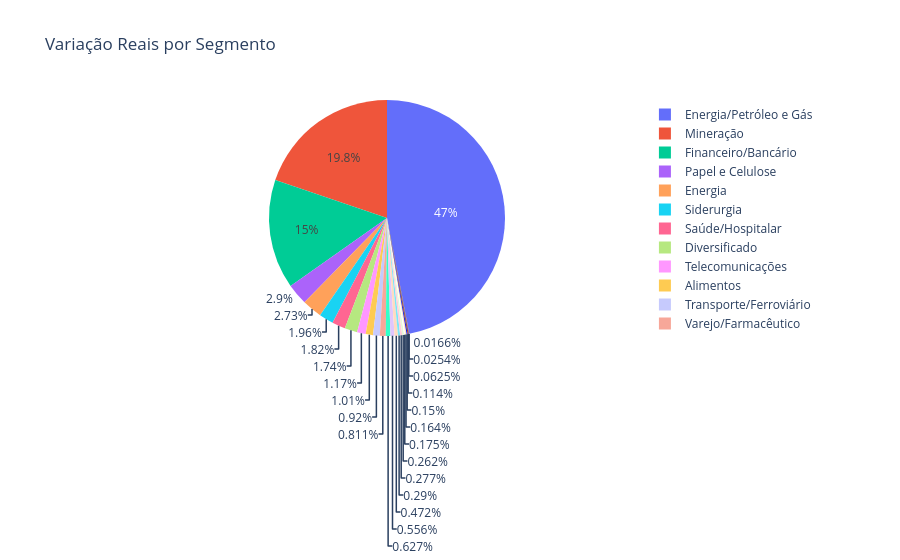

Notebook code for this chart:
### Code cell
fig = px.pie(df_analise_segmento, names='Segmento', values='Variacao_rs', title='Variação Reais por Segmento')
fig.show()

# Versão estática para aparecer no GitHub (o Plotly interativo continua acima).
import matplotlib.pyplot as plt
fig_estatica, ax = plt.subplots(figsize=(10, 7))
valores = df_analise_segmento['Variacao_rs']
rotulos = df_analise_segmento['Segmento'].astype(str)
ax.pie(valores, labels=None, autopct='%1.1f%%', startangle=90)
ax.legend(rotulos, title='Segmento', loc='center left', bbox_to_anchor=(1, 0.5), fontsize=8)
ax.set_title('Variação reais por segmento')
fig_estatica.tight_layout()
plt.show()

### Figure 1 — Plotly figure (JSON) as saved in the notebook; plotly's stock layout.template omitted (floating-point values rounded to 4 significant figures)
{"data": [{"domain": {"x": [0, 1], "y": [0, 1]}, "hovertemplate": "Segmento=%{label}<br>Variacao_rs=%{value}<extra></extra>", "labels": ["Alimentos", "Alimentos/Agronegócio", "Construção/Imobiliário", "Diversificado", "Educação", "Energia", "Energia/Agronegócio", "Energia/Petróleo e Gás", "Financeiro/Bancário", "Financeiro/Pagamentos Eletrônicos", "Imobiliário", "Logística/Transporte", "Mineração", "Moda/Calçados", "Papel e Celulose", "Química", "Saúde/Hospitalar", "Siderurgia", "Tecnologia/Internet", "Telecomunicações", "Transporte/Aéreo", "Transporte/Ferroviário", "Varejo/Alimentos", "Varejo/E-Commerce", "Varejo/Farmacêutico"], "legendgroup": "", "name": "", "showlegend": true, "type": "pie", "values": [251300000.0, 156600000.0, 37530000.0, 434200000.0, 72300000.0, 682300000.0, 138800000.0, 11730000000.0, 3741000000.0, 43660000.0, 117700000.0, 4131000.0, 4940000000.0, 41020000.0, 722900000.0, 69050000.0, 453900000.0, 489900000.0, 15600000.0, 292900000.0, 65450000.0, 229800000.0, 6341000.0, 28490000.0, 202400000.0]}], "layout": {"legend": {"tracegroupgap": 0}, "title": {"text": "Variação Reais por Segmento"}}}
